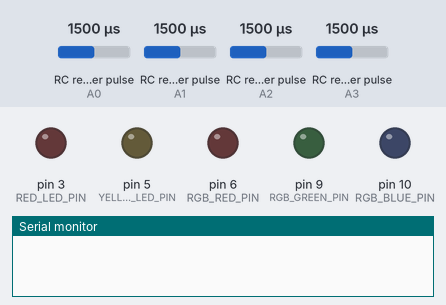
The program below on a simulated Arduino Uno, built with avr-gcc and run on an emulated ATmega328P. On the bench: output pins drawn as LEDs (lit = HIGH), the last lines printed to the serial monitor. Wiring (inferred from the names in the program): 4 × RC receiver channel: data A0 / data A1 / data A2 / data A3. Dashed ring = blinking. The test bench sets the inputs (shaded band); at power-on: RC receiver pulse (sensors on A2, A0, A3, A1) 1500 µs.

Above: at 1.2 s.
1.3 s: RC receiver pulse (sensor on A2) set to 1517 µs
At 1.9 s:
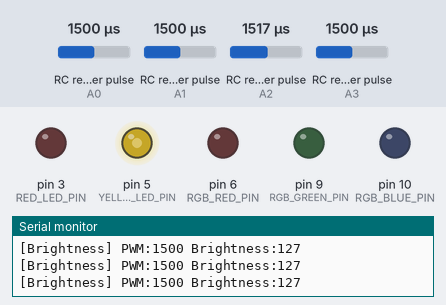
2.8 s: RC receiver pulse (sensor on A0) set to 1020 µs
At 3.5 s:
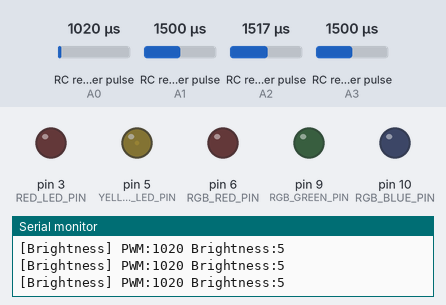
4.3 s: RC receiver pulse (sensor on A3) set to 1508 µs
At 5.4 s:
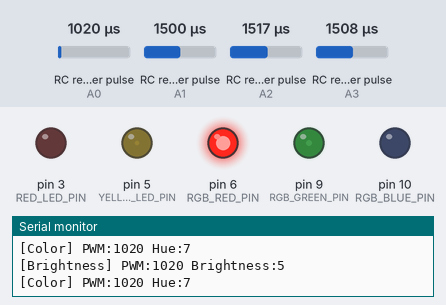
5.8 s: RC receiver pulse (sensor on A0) set to 1980 µs
At 6.08 s:
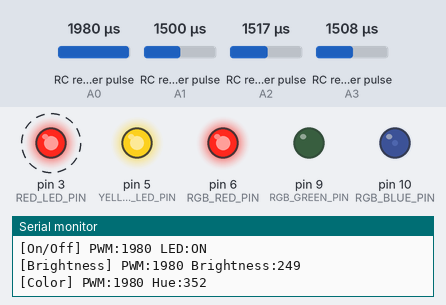
8.8 s: RC receiver pulse (sensor on A2) set to 1020 µs
At 9.6 s:
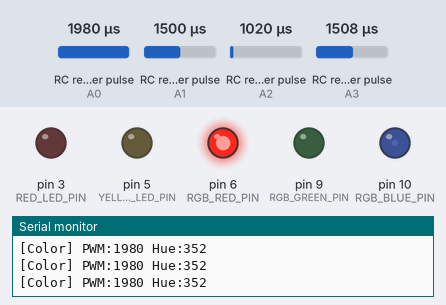
10.3 s: RC receiver pulse (sensor on A1) set to 1522 µs
At 11.2 s:
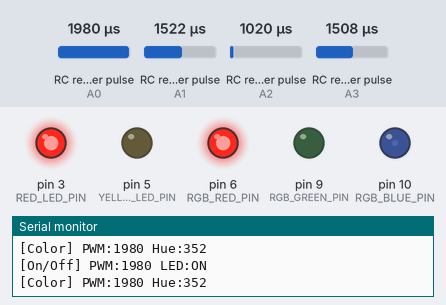
Timing chart, 0 to 12.8 s (numbered marks = the images above; inputs shaded):
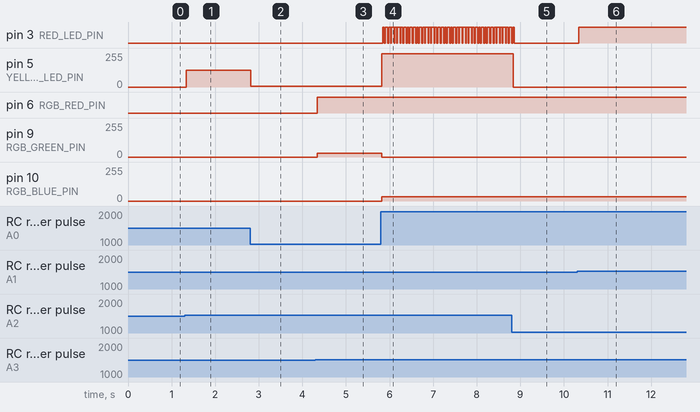

Measured:
- the behaviour switches between 1501 and 1502 µs on RC receiver pulse (sensor on A2) (found by bisection; images 0 and 1)
- the behaviour switches between 1501 and 1502 µs on RC receiver pulse (sensor on A3) (found by bisection; images 2 and 3)
- the behaviour switches between 1513 and 1514 µs on RC receiver pulse (sensor on A1) (found by bisection; images 5 and 6)
- after the input at 1.3 s, pin 5 (YELLOW_LED_PIN): 0/255 → 127/255 at once
- after the input at 2.8 s, pin 5 (YELLOW_LED_PIN): 127/255 → 5/255 at once
- after the input at 4.3 s, pin 6 (RGB_RED_PIN): LOW → HIGH at once; pin 9 (RGB_GREEN_PIN): 0/255 → 29/255 at once
- after the input at 5.8 s, pin 3 (RED_LED_PIN): alternates HIGH for 0.06 s and LOW for 0.02 s, starting at once; pin 5 (YELLOW_LED_PIN): 5/255 → 249/255 at once; pin 9 (RGB_GREEN_PIN): 29/255 → 0/255 at once; pin 10 (RGB_BLUE_PIN): 0/255 → 33/255 at once
- after the input at 8.8 s, pin 3 (RED_LED_PIN): goes on until 8.9 s, then stays LOW; pin 5 (YELLOW_LED_PIN): 249/255 → 0/255 at once
- after the input at 10.3 s, pin 3 (RED_LED_PIN): LOW → HIGH at once

The program:

main.cpp
```cpp
#include <Arduino.h>
#include <PinChangeInterrupt.h>
#include <math.h>

// 수신기 입력 핀
#define CH3_PIN A0  // 제어 값
#define CH5_PIN A1  // On/Off 모드
#define CH6_PIN A2  // 밝기 조절 모드
#define CH9_PIN A3  // 색상 조절 모드

// 출력 핀
#define RED_LED_PIN     3   // On/Off 전용 빨간색 LED
#define YELLOW_LED_PIN  5   // 밝기 조절 전용 노란색 LED
#define RGB_RED_PIN     6   // RGB 모듈_Red
#define RGB_GREEN_PIN   9   // RGB 모듈_Green
#define RGB_BLUE_PIN    10    // RGB 모듈_Blue

// PWM 측정용 변수
volatile unsigned long ch3_start = 0, ch5_start = 0, ch6_start = 0, ch9_start = 0; // PWM 시작 시간
volatile int ch3_pulse = 1500, ch5_pulse = 1000, ch6_pulse = 1000, ch9_pulse = 1000; // PWM 길이
volatile bool new_ch3 = false, new_ch5 = false, new_ch6 = false, new_ch9 = false;   // 새로운 PWM 수신 여부

// 제어 상태 변수
bool led_on = false; // On/Off 모드 상태
int brightness = 255; // 밝기 조절 모드 상태
int hue = 0; // 색상 조절 모드 상태

//채널 Interrupt service routine 함수 선언
void ch3_ISR();
void ch5_ISR();
void ch6_ISR();
void ch9_ISR();
void applyHSVColor(int h, float s, float v); // HSV 색상 변환 함수

void setup() {
  Serial.begin(115200);

  // 채널 입력 핀 모드 설정
  pinMode(CH3_PIN, INPUT_PULLUP);
  pinMode(CH5_PIN, INPUT_PULLUP);
  pinMode(CH6_PIN, INPUT_PULLUP);
  pinMode(CH9_PIN, INPUT_PULLUP);

  //PIN change interrupt attach - CHANGE이용해서 모든 상태 변화 감지
  attachPCINT(digitalPinToPCINT(CH3_PIN), ch3_ISR, CHANGE);
  attachPCINT(digitalPinToPCINT(CH5_PIN), ch5_ISR, CHANGE);
  attachPCINT(digitalPinToPCINT(CH6_PIN), ch6_ISR, CHANGE);
  attachPCINT(digitalPinToPCINT(CH9_PIN), ch9_ISR, CHANGE);

  // 출력 핀 모드 설정 - LED 제어
  pinMode(RED_LED_PIN, OUTPUT);
  pinMode(YELLOW_LED_PIN, OUTPUT);
  pinMode(RGB_RED_PIN, OUTPUT);
  pinMode(RGB_GREEN_PIN, OUTPUT);
  pinMode(RGB_BLUE_PIN, OUTPUT);
}

void ch3_ISR() {
  if (digitalRead(CH3_PIN) == HIGH) ch3_start = micros(); //pwm 시작
  else if (ch3_start) { //pwm 종료
    ch3_pulse = micros() - ch3_start; // PWM 길이 측정
    new_ch3 = true; // 새로운 PWM 수신 여부 설정
    ch3_start = 0; // 시작 시간 초기화
  }
}
void ch5_ISR() {
  if (digitalRead(CH5_PIN) == HIGH) ch5_start = micros();
  else if (ch5_start) {
    ch5_pulse = micros() - ch5_start;
    new_ch5 = true;
    ch5_start = 0;
  }
}
void ch6_ISR() {
  if (digitalRead(CH6_PIN) == HIGH) ch6_start = micros();
  else if (ch6_start) {
    ch6_pulse = micros() - ch6_start;
    new_ch6 = true;
    ch6_start = 0;
  }
}
void ch9_ISR() {
  if (digitalRead(CH9_PIN) == HIGH) ch9_start = micros();
  else if (ch9_start) {
    ch9_pulse = micros() - ch9_start;
    new_ch9 = true;
    ch9_start = 0;
  }
}

void loop() {
  if (new_ch3) { // 새로운 PWM 수신 여부 확인 - 채널3으로 제어어
    int val = ch3_pulse; // PWM 값 저장

    // On/Off 제어
    if (ch5_pulse > 1500) { //pwm 길이가 1500보다 크면 On/Off 모드
      led_on = (val > 1500); //채널 3의 PWM 값에 따라 LED ON/OFF 결정
      digitalWrite(RED_LED_PIN, led_on ? HIGH : LOW); // LED 제어
      Serial.print("[On/Off] PWM:"); Serial.print(val);
      Serial.print(" LED:"); Serial.println(led_on ? "ON" : "OFF");
    } else {
      digitalWrite(RED_LED_PIN, LOW); // 모드 OFF 시 LED OFF
    }

    // 밝기 조절
    if (ch6_pulse > 1500) { //pwm 길이가 1500보다 크면 밝기 조절 모드
      brightness = constrain(map(val, 1000, 2000, 0, 255), 0, 255); //채널 3의 PWM 값에 따라 밝기 조절
      analogWrite(YELLOW_LED_PIN, brightness); // 노란색 LED 밝기 조절
      Serial.print("[Brightness] PWM:"); Serial.print(val);
      Serial.print(" Brightness:"); Serial.println(brightness);
    } else {
      analogWrite(YELLOW_LED_PIN, 0); // 모드 OFF 시 밝기 0
    }

    // 색상 조절
    if (ch9_pulse > 1500) { //pwm 길이가 1500보다 크면 색상 조절 모드
      hue = constrain(map(val, 1000, 2000, 0, 360), 0, 360); //채널 3의 PWM 값에 따라 색상 조절
      applyHSVColor(hue, 1.0, 1.0); // RGB LED 색상 조절 - hue(색상), saturation(채도), value(명도)
      Serial.print("[Color] PWM:"); Serial.print(val);
      Serial.print(" Hue:"); Serial.println(hue);
    } else {
      // RGB LED OFF
      analogWrite(RGB_RED_PIN, 0);
      analogWrite(RGB_GREEN_PIN, 0);
      analogWrite(RGB_BLUE_PIN, 0);
    }

    new_ch3 = false; // 새로운 PWM 수신 여부 초기화
  }
}

//HSV 색상 변환 함수
void applyHSVColor(int h, float s, float v) {
  float c = v * s; // Chroma
  float x = c * (1 - fabs(fmod(h / 60.0, 2) - 1)); // 보조 색상
  float m = v - c; // Match value
  // RGB 색상 값 초기화
  float r = 0, g = 0, b = 0;

  if (h < 60)      { r = c; g = x; b = 0; } //빨간색
  else if (h < 120){ r = x; g = c; b = 0; } //초록색
  else if (h < 180){ r = 0; g = c; b = x; } //파란색
  else if (h < 240){ r = 0; g = x; b = c; } //청록색
  else if (h < 300){ r = x; g = 0; b = c; } //자홍색
  else             { r = c; g = 0; b = x; } //노란색

  // RGB 색상 값 조정
  analogWrite(RGB_RED_PIN,   (r + m) * 255);
  analogWrite(RGB_GREEN_PIN, (g + m) * 255);
  analogWrite(RGB_BLUE_PIN,  (b + m) * 255);
}
```
